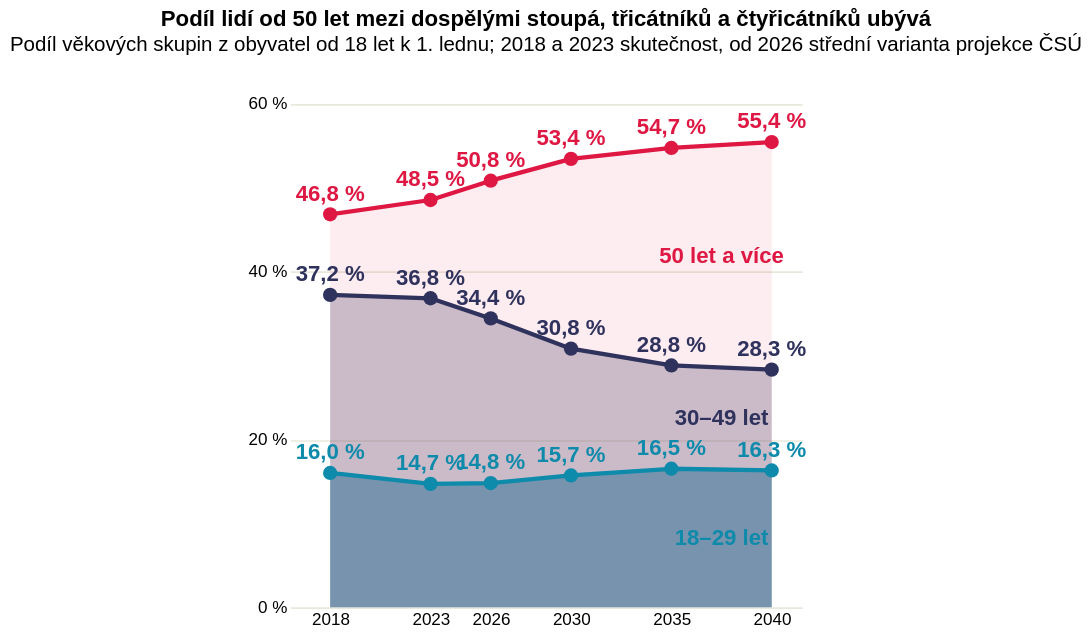

Here is the Vega-Lite specification saved for this chart:
### Vega-Lite specification from a JSON file in a GitHub repository (floating-point values rounded to 4 significant figures)
{"$schema": "https://vega.github.io/schema/vega-lite/v5.json", "title": {"text": "Podíl lidí od 50 let mezi dospělými stoupá, třicátníků a čtyřicátníků ubývá", "subtitle": "Podíl věkových skupin z obyvatel od 18 let k 1. lednu; 2018 a 2023 skutečnost, od 2026 střední varianta projekce ČSÚ"}, "_source": "[Projekce obyvatelstva ČR 2023–2100, ČSÚ](https://csu.gov.cz/csu/czso/projekce-obyvatelstva-ceske-republiky-2023-2100) · [Projekce obyvatelstva ČR 2018–2100, ČSÚ](https://csu.gov.cz/produkty/projekce-obyvatelstva-ceske-republiky-2018-2100) · vlastní výpočet\nObyvatelé včetně cizinců; skutečná data ČSÚ k 1. 1. 2026 jsme nepoužili.", "_reveal_sequence": [["#9fd0dd", "#0e8aab"], ["#acadbe", "#2f325c"], ["#f2a2b4", "#de1743"]], "height": 320, "data": {"values": [{"rok": 2018, "skupina": "18–29 let", "podil": 16.0, "label": "16,0 %", "typ": "skutečnost", "pocet": 1386749}, {"rok": 2018, "skupina": "30–49 let", "podil": 37.2, "label": "37,2 %", "typ": "skutečnost", "pocet": 3217775}, {"rok": 2018, "skupina": "50 let a více", "podil": 46.8, "label": "46,8 %", "typ": "skutečnost", "pocet": 4056641}, {"rok": 2023, "skupina": "18–29 let", "podil": 14.7, "label": "14,7 %", "typ": "skutečnost", "pocet": 1287351}, {"rok": 2023, "skupina": "30–49 let", "podil": 36.8, "label": "36,8 %", "typ": "skutečnost", "pocet": 3212509}, {"rok": 2023, "skupina": "50 let a více", "podil": 48.5, "label": "48,5 %", "typ": "skutečnost", "pocet": 4232180}, {"rok": 2026, "skupina": "18–29 let", "podil": 14.8, "label": "14,8 %", "typ": "projekce", "pocet": 1304381}, {"rok": 2026, "skupina": "30–49 let", "podil": 34.4, "label": "34,4 %", "typ": "projekce", "pocet": 3040877}, {"rok": 2026, "skupina": "50 let a více", "podil": 50.8, "label": "50,8 %", "typ": "projekce", "pocet": 4484905}, {"rok": 2030, "skupina": "18–29 let", "podil": 15.7, "label": "15,7 %", "typ": "projekce", "pocet": 1393535}, {"rok": 2030, "skupina": "30–49 let", "podil": 30.8, "label": "30,8 %", "typ": "projekce", "pocet": 2736449}, {"rok": 2030, "skupina": "50 let a více", "podil": 53.4, "label": "53,4 %", "typ": "projekce", "pocet": 4740651}, {"rok": 2035, "skupina": "18–29 let", "podil": 16.5, "label": "16,5 %", "typ": "projekce", "pocet": 1482665}, {"rok": 2035, "skupina": "30–49 let", "podil": 28.8, "label": "28,8 %", "typ": "projekce", "pocet": 2591467}, {"rok": 2035, "skupina": "50 let a více", "podil": 54.7, "label": "54,7 %", "typ": "projekce", "pocet": 4916507}, {"rok": 2040, "skupina": "18–29 let", "podil": 16.3, "label": "16,3 %", "typ": "projekce", "pocet": 1478139}, {"rok": 2040, "skupina": "30–49 let", "podil": 28.3, "label": "28,3 %", "typ": "projekce", "pocet": 2570734}, {"rok": 2040, "skupina": "50 let a více", "podil": 55.4, "label": "55,4 %", "typ": "projekce", "pocet": 5039393}]}, "layer": [{"transform": [{"filter": "datum.skupina == '18–29 let'"}], "mark": {"type": "area", "opacity": 0.5, "line": false, "color": "#0e8aab"}, "encoding": {"x": {"field": "rok", "type": "quantitative", "title": null, "scale": {"domain": [2016, 2042.0], "nice": false}, "axis": {"values": [2018, 2023, 2026, 2030, 2035, 2040], "format": "d", "grid": false, "domain": false, "ticks": false, "labelAngle": 0}}, "y": {"field": "podil", "type": "quantitative", "title": null, "scale": {"domain": [0, 62]}, "axis": {"values": [0, 20, 40, 60], "grid": true, "gridColor": "#e8e8dc", "domain": false, "ticks": false, "labelExpr": "datum.value + ' %'"}, "stack": null}}}, {"transform": [{"filter": "datum.skupina == '30–49 let'"}], "mark": {"type": "area", "opacity": 0.26, "line": false, "color": "#2f325c"}, "encoding": {"x": {"field": "rok", "type": "quantitative", "title": null, "scale": {"domain": [2016, 2042.0], "nice": false}, "axis": {"values": [2018, 2023, 2026, 2030, 2035, 2040], "format": "d", "grid": false, "domain": false, "ticks": false, "labelAngle": 0}}, "y": {"field": "podil", "type": "quantitative", "title": null, "scale": {"domain": [0, 62]}, "axis": {"values": [0, 20, 40, 60], "grid": true, "gridColor": "#e8e8dc", "domain": false, "ticks": false, "labelExpr": "datum.value + ' %'"}, "stack": null}}}, {"transform": [{"filter": "datum.skupina == '50 let a více'"}], "mark": {"type": "area", "opacity": 0.08, "line": false, "color": "#de1743"}, "encoding": {"x": {"field": "rok", "type": "quantitative", "title": null, "scale": {"domain": [2016, 2042.0], "nice": false}, "axis": {"values": [2018, 2023, 2026, 2030, 2035, 2040], "format": "d", "grid": false, "domain": false, "ticks": false, "labelAngle": 0}}, "y": {"field": "podil", "type": "quantitative", "title": null, "scale": {"domain": [0, 62]}, "axis": {"values": [0, 20, 40, 60], "grid": true, "gridColor": "#e8e8dc", "domain": false, "ticks": false, "labelExpr": "datum.value + ' %'"}, "stack": null}}}, {"mark": {"type": "line", "strokeWidth": 2.5, "strokeJoin": "round"}, "encoding": {"x": {"field": "rok", "type": "quantitative", "title": null, "scale": {"domain": [2016, 2042.0], "nice": false}, "axis": {"values": [2018, 2023, 2026, 2030, 2035, 2040], "format": "d", "grid": false, "domain": false, "ticks": false, "labelAngle": 0}}, "y": {"field": "podil", "type": "quantitative", "title": null, "scale": {"domain": [0, 62]}, "axis": {"values": [0, 20, 40, 60], "grid": true, "gridColor": "#e8e8dc", "domain": false, "ticks": false, "labelExpr": "datum.value + ' %'"}}, "color": {"field": "skupina", "type": "nominal", "scale": {"domain": ["18–29 let", "30–49 let", "50 let a více"], "range": ["#0e8aab", "#2f325c", "#de1743"]}, "legend": null}}}, {"mark": {"type": "point", "filled": true, "size": 70, "opacity": 1}, "encoding": {"x": {"field": "rok", "type": "quantitative", "title": null, "scale": {"domain": [2016, 2042.0], "nice": false}, "axis": {"values": [2018, 2023, 2026, 2030, 2035, 2040], "format": "d", "grid": false, "domain": false, "ticks": false, "labelAngle": 0}}, "y": {"field": "podil", "type": "quantitative", "title": null, "scale": {"domain": [0, 62]}, "axis": {"values": [0, 20, 40, 60], "grid": true, "gridColor": "#e8e8dc", "domain": false, "ticks": false, "labelExpr": "datum.value + ' %'"}}, "color": {"field": "skupina", "type": "nominal", "scale": {"domain": ["18–29 let", "30–49 let", "50 let a více"], "range": ["#0e8aab", "#2f325c", "#de1743"]}, "legend": null}}}, {"mark": {"type": "text", "dy": -12, "fontSize": 13, "fontWeight": "bold"}, "encoding": {"x": {"field": "rok", "type": "quantitative", "title": null, "scale": {"domain": [2016, 2042.0], "nice": false}, "axis": {"values": [2018, 2023, 2026, 2030, 2035, 2040], "format": "d", "grid": false, "domain": false, "ticks": false, "labelAngle": 0}}, "y": {"field": "podil", "type": "quantitative", "title": null, "scale": {"domain": [0, 62]}, "axis": {"values": [0, 20, 40, 60], "grid": true, "gridColor": "#e8e8dc", "domain": false, "ticks": false, "labelExpr": "datum.value + ' %'"}}, "color": {"field": "skupina", "type": "nominal", "scale": {"domain": ["18–29 let", "30–49 let", "50 let a více"], "range": ["#0e8aab", "#2f325c", "#de1743"]}, "legend": null}, "text": {"field": "label"}}}, {"data": {"values": [{"rok": 2038.0, "skupina": "18–29 let", "podil": 8.2}, {"rok": 2038.0, "skupina": "30–49 let", "podil": 22.48}, {"rok": 2038.0, "skupina": "50 let a více", "podil": 41.8}]}, "mark": {"type": "text", "align": "center", "fontSize": 13, "fontWeight": "bold"}, "encoding": {"x": {"field": "rok", "type": "quantitative", "scale": {"domain": [2016, 2042.0], "nice": false}}, "y": {"field": "podil", "type": "quantitative", "scale": {"domain": [0, 62]}}, "color": {"field": "skupina", "type": "nominal", "scale": {"domain": ["18–29 let", "30–49 let", "50 let a více"], "range": ["#0e8aab", "#2f325c", "#de1743"]}, "legend": null}, "text": {"field": "skupina"}}}, {"data": {"values": [{"hlavicka": "K 1. 1. 2018 (skutečnost)", "od": 2016, "do": 2020.0, "50 let a více": "46,8 % (4,06 mil.)", "30–49 let": "37,2 % (3,22 mil.)", "18–29 let": "16,0 % (1,39 mil.)", "rok": 2018}, {"hlavicka": "K 1. 1. 2023 (skutečnost)", "od": 2020.0, "do": 2024.0, "50 let a více": "48,5 % (4,23 mil.)", "30–49 let": "36,8 % (3,21 mil.)", "18–29 let": "14,7 % (1,29 mil.)", "rok": 2023}, {"hlavicka": "K 1. 1. 2026 (projekce)", "od": 2024.0, "do": 2028.0, "50 let a více": "50,8 % (4,48 mil.)", "30–49 let": "34,4 % (3,04 mil.)", "18–29 let": "14,8 % (1,30 mil.)", "rok": 2026}, {"hlavicka": "K 1. 1. 2030 (projekce)", "od": 2028.0, "do": 2032.0, "50 let a více": "53,4 % (4,74 mil.)", "30–49 let": "30,8 % (2,74 mil.)", "18–29 let": "15,7 % (1,39 mil.)", "rok": 2030}, {"hlavicka": "K 1. 1. 2035 (projekce)", "od": 2032.0, "do": 2038.0, "50 let a více": "54,7 % (4,92 mil.)", "30–49 let": "28,8 % (2,59 mil.)", "18–29 let": "16,5 % (1,48 mil.)", "rok": 2035}, {"hlavicka": "K 1. 1. 2040 (projekce)", "od": 2038.0, "do": 2042.0, "50 let a více": "55,4 % (5,04 mil.)", "30–49 let": "28,3 % (2,57 mil.)", "18–29 let": "16,3 % (1,48 mil.)", "rok": 2040}]}, "mark": {"type": "rule", "strokeWidth": 1, "strokeDash": [3, 3], "color": "#101432"}, "encoding": {"x": {"field": "rok", "type": "quantitative", "scale": {"domain": [2016, 2042.0], "nice": false}}, "y": {"datum": 0}, "y2": {"datum": 62}, "strokeOpacity": {"condition": {"param": "hov", "empty": false, "value": 0.6}, "value": 0}}}, {"data": {"values": [{"hlavicka": "K 1. 1. 2018 (skutečnost)", "od": 2016, "do": 2020.0, "50 let a více": "46,8 % (4,06 mil.)", "30–49 let": "37,2 % (3,22 mil.)", "18–29 let": "16,0 % (1,39 mil.)"}, {"hlavicka": "K 1. 1. 2023 (skutečnost)", "od": 2020.0, "do": 2024.0, "50 let a více": "48,5 % (4,23 mil.)", "30–49 let": "36,8 % (3,21 mil.)", "18–29 let": "14,7 % (1,29 mil.)"}, {"hlavicka": "K 1. 1. 2026 (projekce)", "od": 2024.0, "do": 2028.0, "50 let a více": "50,8 % (4,48 mil.)", "30–49 let": "34,4 % (3,04 mil.)", "18–29 let": "14,8 % (1,30 mil.)"}, {"hlavicka": "K 1. 1. 2030 (projekce)", "od": 2028.0, "do": 2032.0, "50 let a více": "53,4 % (4,74 mil.)", "30–49 let": "30,8 % (2,74 mil.)", "18–29 let": "15,7 % (1,39 mil.)"}, {"hlavicka": "K 1. 1. 2035 (projekce)", "od": 2032.0, "do": 2038.0, "50 let a více": "54,7 % (4,92 mil.)", "30–49 let": "28,8 % (2,59 mil.)", "18–29 let": "16,5 % (1,48 mil.)"}, {"hlavicka": "K 1. 1. 2040 (projekce)", "od": 2038.0, "do": 2042.0, "50 let a více": "55,4 % (5,04 mil.)", "30–49 let": "28,3 % (2,57 mil.)", "18–29 let": "16,3 % (1,48 mil.)"}]}, "params": [{"name": "hov", "select": {"type": "point", "fields": ["hlavicka"], "on": "mouseover", "clear": "mouseout"}}], "mark": {"type": "rect", "fill": "#bcbcb0", "cursor": "default"}, "encoding": {"x": {"field": "od", "type": "quantitative", "scale": {"domain": [2016, 2042.0], "nice": false}}, "x2": {"field": "do"}, "y": {"datum": 0}, "y2": {"datum": 62}, "fillOpacity": {"value": 0}, "tooltip": [{"field": "hlavicka", "title": "hlavicka"}, {"field": "50 let a více", "title": "50 let a více"}, {"field": "30–49 let", "title": "30–49 let"}, {"field": "18–29 let", "title": "18–29 let"}]}}], "config": {"view": {"stroke": null}}}
